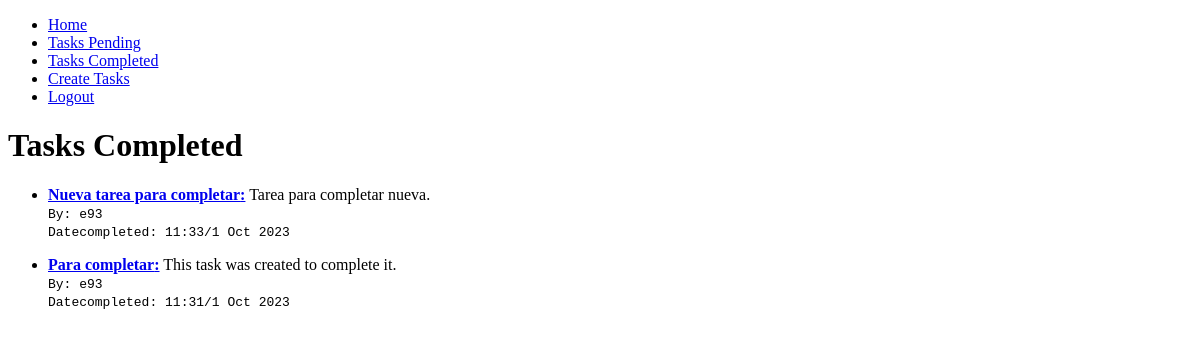
/tasks_completed/ (signed in), run on an earlier commit of the app's database.
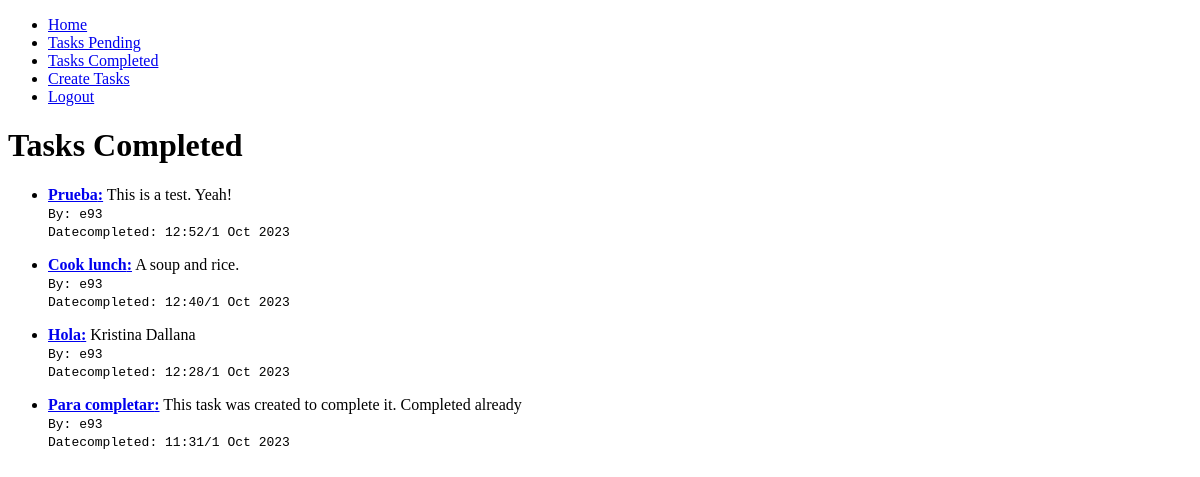
And on a later commit of the database.
### tasks/models.py (models this page shows, shortened)
class Task(models.Model):
  title = models.CharField(max_length=200)
  description = models.TextField(max_length=200, blank=True)
  created = models.DateTimeField(auto_now_add=True)
  datecompleted = models.DateTimeField(null=True, blank=True)
  important = models.BooleanField(default=False)
  user = models.ForeignKey(User, on_delete=models.CASCADE)

### tasks/views.py (the view)
# urls.py: path('tasks_completed/', views.tasks_completed, name='tasks_completed'),
@login_required
def tasks_completed(request):
  tasks = Task.objects.filter(user=request.user, datecompleted__isnull=False).order_by('-datecompleted')
  title = 'Tasks Completed'
  return render(request, 'tasks.html', {
    'tasks': tasks,
    'title': title
  })

### tasks/templates/tasks.html
{% extends 'base.html' %}
{% block content %}
<h1>{{ title }}</h1>
{% for task in tasks %}
<ul>
  <li><b>{% if task.important %} * {% endif %} <a href="{% url 'task_detail' task.id %}">{{ task.title }}:</a></b> {{ task.description }}</li>
  <code>By: {{ task.user.username }}</code>
  <br>
  {% if task.datecompleted %}
    <code>Datecompleted: {{ task.datecompleted|date:'h:i/j M Y' }}</code>
  {% endif %}
</ul>
{% endfor %}
{% endblock %}

### tasks/templates/base.html (shortened to what this page needs)
<!DOCTYPE html>
<html lang="en">
<head>
</head>
<body>
  <nav>
    <ul>
      <li>
        <a href="{% url 'home' %}">Home</a>
      </li>
      {% if user.is_authenticated  %}
      <li>
        <a href="{% url 'tasks' %}">Tasks Pending</a>
      </li>
      <li>
        <a href="{% url 'tasks_completed' %}">Tasks Completed</a>
      </li>
      <li>
        <a href="{% url 'create_tasks' %}">Create Tasks</a>
      </li>
      <li>
        <a href="{% url 'logout' %}">Logout</a>
      </li>
      {% endif %}
    </ul>
  </nav>
  {% block content %}
  {% endblock %}
</body>
</html>

What changed in the data, as far as the page shows it:
removed Task: title "Nueva tarea para completar", description "Tarea para completar nueva.", user.username "e93", datecompleted "11:33/1 Oct 2023"
added Task: title "Prueba", description "This is a test. Yeah!", user.username "e93", datecompleted "12:52/1 Oct 2023"
added Task: title "Cook lunch", description "A soup and rice.", user.username "e93", datecompleted "12:40/1 Oct 2023"
now on this page (row edited): Task: title "Hola", description "Kristina Dallana", user.username "e93", datecompleted "12:28/1 Oct 2023"
changed Task "Para completar": description "This task was created to complete it." → "This task was created to complete it. Completed already"
